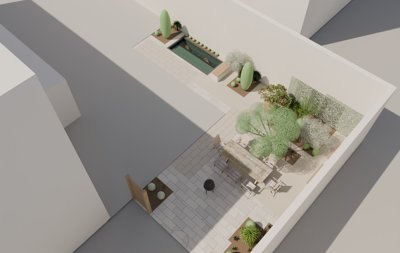
#> input picture tests/landscape/build/data/bird-house-hidden-fixed.jpg, 400 x 253 px
$ python mean_luminance.py ../tests/landscape/build/data/bird-house-hidden-fixed.jpg
#> lines starting #> are read from the running program, lines starting #| are printed output that depends on the picture
"""Mean relative luminance (linear, Rec.709 weights, 0-1) of render PNGs: python scripts/mean_luminance.py a.png b.png ..."""
import sys

import numpy as np
from PIL import Image


def mean_luminance(path):
    a = np.asarray(Image.open(path).convert("RGB"), dtype=float) / 255.0
    lin = np.where(a <= 0.04045, a / 12.92, ((a + 0.055) / 1.055) ** 2.4)
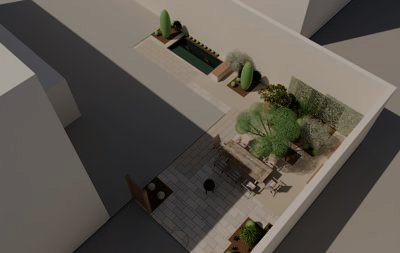
#> lin: shape (253, 400, 3) float64; mean R, G, B 0.359, 0.337, 0.308
    return float((lin @ np.array([0.2126, 0.7152, 0.0722])).mean())


if __name__ == "__main__":
    for p in sys.argv[1:]:
        print(f"{mean_luminance(p):.4f}  {p}")
